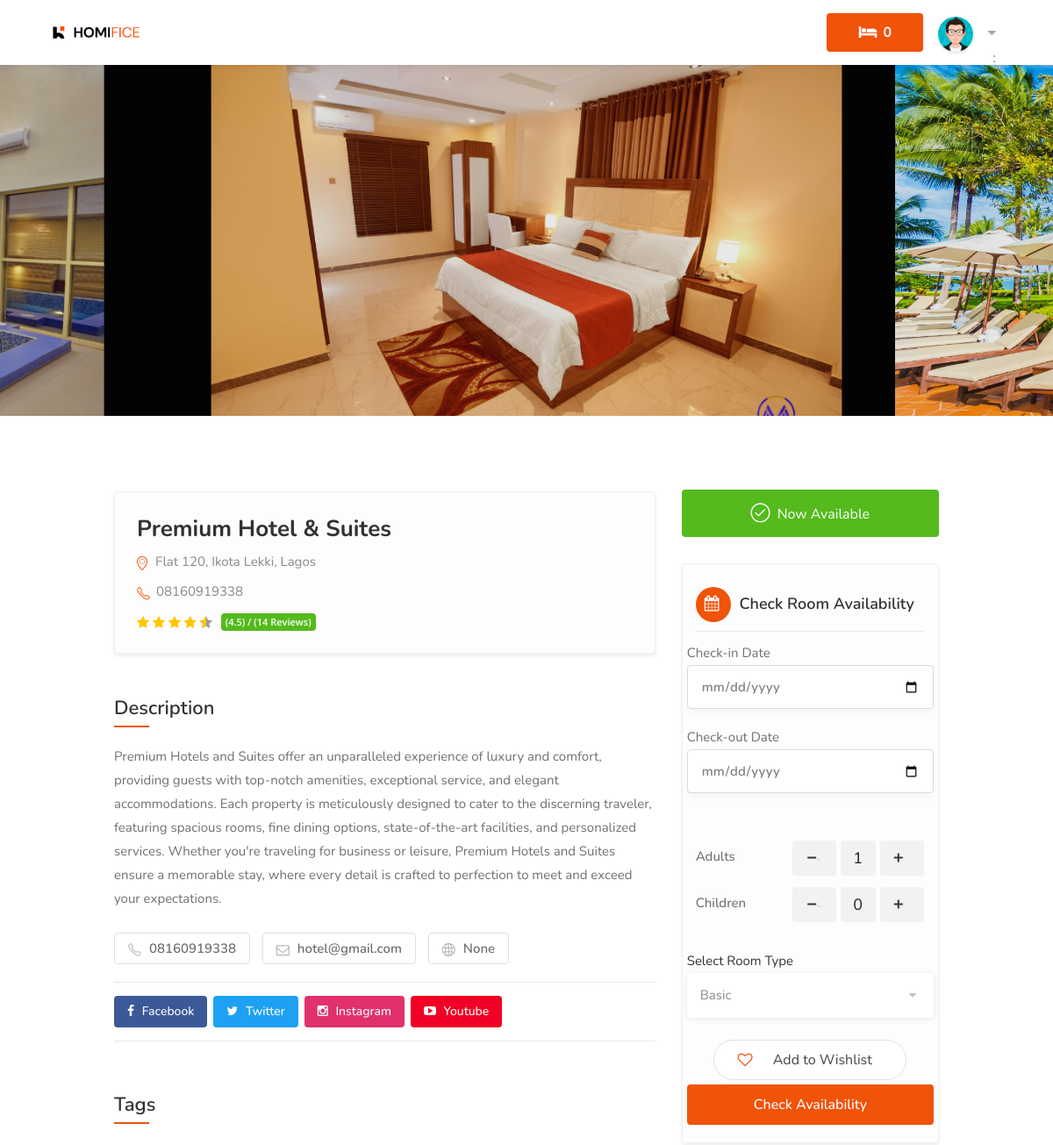
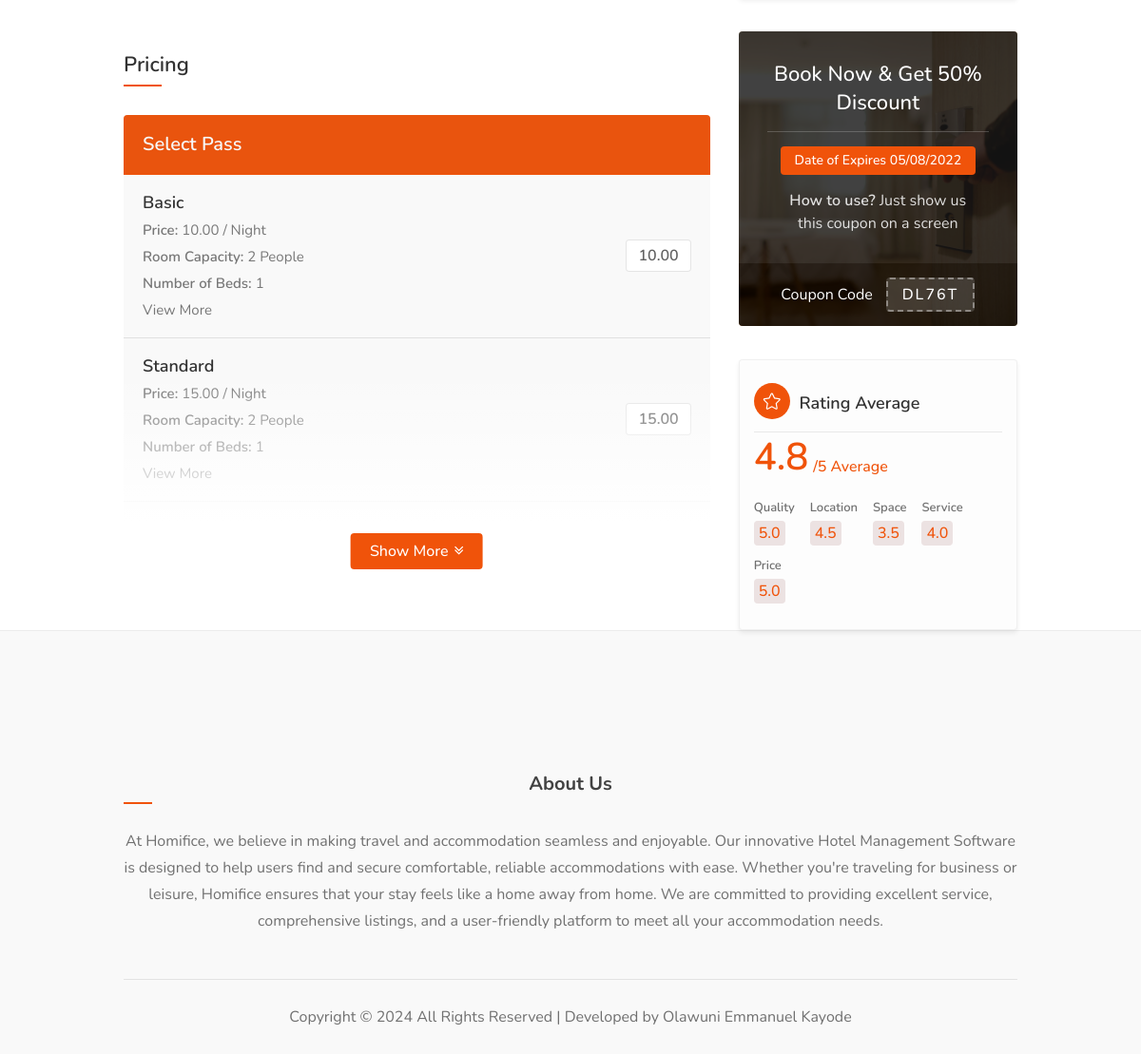
Page /detail/premium-hotel/ (signed in) on the committed database (2 pictures, top to bottom).
### hotel/models.py (models this page shows, shortened)
class HotelGallery(models.Model):
    hotel = models.ForeignKey(Hotel, on_delete=models.CASCADE)
    image = models.FileField(upload_to="hotel_gallery")
    hotelGalleryID = ShortUUIDField(unique=True, length=10, max_length=20, alphabet="abcdefghijklmnopqrstuvwxyz")
    class Meta:
        verbose_name_plural = "Hotel Gallery"

class Hotel(models.Model):
    user = models.ForeignKey(User, on_delete=models.SET_NULL, null=True)  # The hotel lister
    name = models.CharField(max_length=255)
    description = CKEditor5Field(null=True, blank=True, config_name='extends')
    image = models.FileField(upload_to="hotel_gallery")
    address = models.CharField(max_length=500)
    mobile = models.CharField(max_length=20)
    email = models.EmailField()
    status = models.CharField(max_length=20, choices=HOTEL_STATUS, default="Live")
    tags = TaggableManager(blank=True)
    views = models.IntegerField(default=0)
    featured = models.BooleanField(default=False)
    hotelID = ShortUUIDField(unique=True, length=10, max_length=20, alphabet="abcdefghijklmnopqrstuvwxyz")
    slug = models.SlugField(unique=True)
    date = models.DateTimeField(auto_now_add=True)
    website = models.CharField(max_length=2048, null=True, blank=True)
    facebook = models.CharField(max_length=2048, null=True, blank=True)
    twitter = models.CharField(max_length=2048, null=True, blank=True)
    instagram = models.CharField(max_length=2048, null=True, blank=True)
    youtube = models.CharField(max_length=2048, null=True, blank=True)
    def thumbnail(self):
        if self.image:
            return mark_safe("<img src='%s' width='50' height='50' style='object-fit: cover; border-radius 7px;' />" % (self.image.url))
        return "No Image"
    thumbnail.short_description = 'Thumbnail'
    def hotel_gallery(self):
        return HotelGallery.objects.filter(hotel=self)
    def hotel_room_types(self):
        return RoomType.objects.filter(hotel=self)

class RoomType(models.Model):
    hotel = models.ForeignKey(Hotel, on_delete=models.CASCADE)
    type = models.CharField(max_length=10)
    price = models.DecimalField(max_digits=12, decimal_places=2, default=0.00)
    number_of_beds = models.PositiveBigIntegerField(default=0)
    room_capacity = models.PositiveIntegerField(default=0)
    roomTypeID = ShortUUIDField(unique=True, length=10, max_length=20, alphabet="abcdefghijklmnopqrstuvwxyz")
    slug = models.SlugField(unique=True)
    date = models.DateTimeField(auto_now_add=True)
    class Meta:
        verbose_name_plural = "Room Type"

### hotel/views.py (the view)
# urls.py: path("detail/<slug>/", views.hotel_detail, name="hotel_detail"),
def hotel_detail(request, slug):
    hotel = Hotel.objects.get(status="Live", slug=slug)
    context = {
        "hotel": hotel,
    }
    return render(request, "hotel/hotel_detail.html", context)

### templates/hotel/hotel_detail.html (shortened to what this page needs)
{% extends 'partials/base.html' %}
{% load static %}
{% block content %}
<div id="utf_listing_gallery_part" class="utf_listing_section">
    <div class="utf_listing_slider utf_gallery_container margin-bottom-0">
        {% for gallery_images in hotel.hotel_gallery.all %}
        <a href="{{ gallery_images.image.url }}" data-background-image="{{ gallery_images.image.url }}"
            class="item utf_gallery"></a>
        {% endfor %}
    </div>
</div>
<div class="container">
    <div class="row utf_sticky_main_wrapper">
        <div class="col-lg-8 col-md-8">
            <div id="titlebar" class="utf_listing_titlebar">
                <div class="utf_listing_titlebar_title">
                    <h1>{{hotel.name}}</h1>
                    <span> <a href="#utf_listing_location" class="listing-address"> <i class="sl sl-icon-location"></i>
                            {{hotel.address}}</a> </span>
                    <span class="call_now"><i class="sl sl-icon-phone"></i> {{hotel.mobile}} </span>
                    <div class="utf_star_rating_section" data-rating="4.5">
                        <div class="utf_counter_star_rating">(4.5) / (14 Reviews)</div>
                    </div>
                </div>
            </div>
            <div id="utf_listing_overview" class="utf_listing_section">
                <h3 class="utf_listing_headline_part margin-top-30 margin-bottom-30">Description</h3>
                <p>{{ hotel.description|safe }}</p>
                <div id="utf_listing_tags"
                    class="utf_listing_section listing_tags_section margin-bottom-10 margin-top-0">
                    <a href="tel:{{hotel.mobile }}"><i class="sl sl-icon-phone"></i> {{hotel.mobile}} </a>
                    <a href="mailto:{{ hotel.email }}"><i class="fa fa-envelope-o"></i> {{hotel.email}} </a>
                    <a href="https://{{hotel.website }}"><i class="sl sl-icon-globe"></i>  {{hotel.website}} </a>
                </div>
                <div class="social-contact">
                    <a href="{{hotel.facebook}}" class="facebook-link"><i class="fa fa-facebook"></i> Facebook</a>
                    <a href="{{hotel.twitter}}" class="twitter-link"><i class="fa fa-twitter"></i> Twitter</a>
                    <a href="{{hotel.instagram}}" class="instagram-link"><i class="fa fa-instagram"></i> Instagram</a>
                    <a href="{{hotel.youtube}}" class="youtube-link"><i class="fa fa-youtube-play"></i> Youtube</a>
                </div>
            </div>
            <div id="utf_listing_tags" class="utf_listing_section listing_tags_section">
                <h3 class="utf_listing_headline_part margin-top-40 margin-bottom-40">Tags</h3>
            </div>
            <div class="utf_listing_section">
                <h3 class="utf_listing_headline_part margin-top-50 margin-bottom-40">Pricing</h3>
                <div class="show-more">
                    <div class="utf_pricing_list_section">
                        <h4>Select Pass</h4>
                        <ul>
                            {% for rooms in hotel.hotel_room_types %}
                            <li>
                                <h5>{{rooms.type}}</h5>
                                <p><strong>Price: </strong>{{rooms.price}} / Night </p>
                                <p><strong>Room Capacity: </strong>{{rooms.room_capacity}} People </p>
                                <p><strong>Number of Beds: </strong>{{rooms.number_of_beds}} </p>
                                <p><a href="{% url 'hotel:room_type_detail' rooms.hotel.slug rooms.slug%}"
                                        class="text-muted">View More <i class="fas fa-link"></i></a></p>
                                <span>{{rooms.price}}</span>
                            </li>
                            {% endfor %}
                        </ul>
                    </div>
                </div>
                <a href="#" class="show-more-button" data-more-title="Show More" data-less-title="Show Less"><i
                        class="fa fa-angle-double-down"></i></a>
            </div>
        </div>
        <div class="col-lg-4 col-md-4 margin-top-75 sidebar-search">
            <div class="verified-badge with-tip margin-bottom-30"
                data-tip-content="Purchase ticket has been verified and belongs business owner or manager."> <i
                    class="sl sl-icon-check"></i> Now Available</div>
                    <div class="utf_box_widget booking_widget_box shadow-lg ">
                        <h3><i class="fa fa-calendar"></i> Check Room Availability</h3>
                        <form class="row with-forms margin-top-0" method="POST" action="{% url 'booking:check_room_availability' %}">
                            <div class="select_date_box">
                              <label for="checkin">Check-in Date</label>
                              <input type="date" class="date-pick_1" name="checkin" id="checkin" ="Select Date">
                            </div>
                            <div class="select_date_box">
                              <label for="checkout">Check-out Date</label>
                              <input type="date" class="date-pick_2" id="checkout" name="checkout" placeholder="Select Date">
                            </div>
                            <div class="with-forms ">
                              <div class="col-lg-12">
                                <div class="panel-dropdown-content">
                                  <div class="qtyButtons">
                                    <div class="qtyTitle">Adults</div>
                                    <input type="text" class="qtyInput" name="adult" value="1">
                                  </div>
                                  <div class="qtyButtons">
                                    <div class="qtyTitle">Children</div>
                                    <input type="text" class="qtyInput" name="children" value="0">
                                  </div>
                                </div>
                              </div>
                            </div>
                            <div class="with-forms margin-top-30">
                              <a href="#">Select Room Type</a>
                              <select name="room_type" class="utf_chosen_select_single" required id="">
                                {% for r in hotel.hotel_room_types %}
                                <option value="{{r.slug}}">{{r.type}}</option>
                                {% endfor %}
                              </select>
                            </div>
                            <button class="like-button add_to_wishlist"><span class="like-icon"></span> Add to Wishlist</button>
                            <button type="submit" class="utf_progress_button button fullwidth_block margin-top-5">Check
                              Availability</button>
                          </form>
                      </div>
            <div class="opening-hours margin-top-35">
                <div class="utf_coupon_widget" style="background-image: url(images/coupon-bg-1.jpg);">
                    <div class="utf_coupon_overlay"></div>
                    <a href="#" class="utf_coupon_top">
                        <h3>Book Now & Get 50% Discount</h3>
                        <div class="utf_coupon_expires_date">Date of Expires 05/08/2022</div>
                        <div class="utf_coupon_used"><strong>How to use?</strong> Just show us this coupon on a screen
                        </div>
                    </a>
                    <div class="utf_coupon_bottom">
                        <p>Coupon Code</p>
                        <div class="utf_coupon_code">DL76T</div>
                    </div>
                </div>
            </div>
            <div class="utf_box_widget opening-hours review-avg-wrapper margin-top-35">
                <h3><i class="sl sl-icon-star"></i> Rating Average </h3>
                <div class="box-inner">
                    <div class="rating-avg-wrapper text-theme clearfix">
                        <div class="rating-avg">4.8</div>
                        <div class="rating-after">
                            <div class="rating-mode">/5 Average</div>
                        </div>
                    </div>
                    <div class="ratings-avg-wrapper">
                        <div class="ratings-avg-item">
                            <div class="rating-label">Quality</div>
                            <div class="rating-value text-theme">5.0</div>
                        </div>
                        <div class="ratings-avg-item">
                            <div class="rating-label">Location</div>
                            <div class="rating-value text-theme">4.5</div>
                        </div>
                        <div class="ratings-avg-item">
                            <div class="rating-label">Space</div>
                            <div class="rating-value text-theme">3.5</div>
                        </div>
                        <div class="ratings-avg-item">
                            <div class="rating-label">Service</div>
                            <div class="rating-value text-theme">4.0</div>
                        </div>
                        <div class="ratings-avg-item">
                            <div class="rating-label">Price</div>
                            <div class="rating-value text-theme">5.0</div>
                        </div>
                    </div>
                </div>
            </div>
        </div>
    </div>
</div>
{% endblock content %}

### static/css/mmenu.css (style rules this page uses)
:root { --mm-line-height:20px; --mm-listitem-size:44px; --mm-navbar-size:44px; --mm-offset-top:0; --mm-offset-right:0; --mm-offset-bottom:0; --mm-offset-left:0; --mm-color-border:rgba(0, 0, 0, 0.1); --mm-color-button:rgba(0, 0, 0, 0.3); --mm-color-text:rgba(0, 0, 0, 0.75); --mm-color-text-dimmed:rgba(0, 0, 0, 0.3); --mm-color-background:#f3f3f3; --mm-color-background-highlight:rgba(0, 0, 0, 0.05); --mm-color-background-emphasis:rgba(255, 255, 255, 0.4); --mm-shadow:0 0 10px rgba(0, 0, 0, 0.3) }

### static/css/style.css (style rules this page uses)
body { color: #707070; font-size: 15px; line-height: 28px; background-color: #fff; }
body p { font-size: 16px; line-height: 28px; }
body, h1, h2, h3, h4, h5, h6, input[type="text"], input[type="password"], input[type="email"], textarea, select, input[type="button"], input[type="submit"], button, #tiptip_content, .map-box p, .map-box div, .numerical-rating .utf_counter_star_rating, body .nav_responsive i.menu-trigger:after { font-family:'Nunito', sans-serif; text-transform: none; }
h1, h2, h3, h4, h5, h6 { color: #323232; }
* { margin: 0px; padding: 0px; box-sizing: border-box; }
ul, li { margin: 0px; list-style-type: none; }
label { display: block; margin: 0; }

### rows in the picture
HotelGallery: shows a picture
HotelGallery: shows a picture
HotelGallery: shows a picture
Hotel: name "Premium Hotel & Suites", address "Flat 120, Ikota Lekki, Lagos", mobile "08160919338", description "Premium Hotels and Suites offer an unparalleled experience of luxury and comfort, providing guests with top-notch amenities, exceptional service, and elegant accommodations. Each property is meticulously designed to cater to the discerning traveler, featuring spacious rooms, fine dining options, state-of-the-art facilities, and personalized services. Whether you're traveling for business or leisure, Premium Hotels and Suites ensure a memorable stay, where every detail is crafted to perfection to meet and exceed your expectations.", email "hotel@gmail.com", website "None"
RoomType: type "Basic", price "10.00", room_capacity "2", number_of_beds "1"
RoomType: type "Standard", price "15.00", room_capacity "2", number_of_beds "1"

### other values in the picture
{{ request.session.selection_data_obj|length }} "0"
